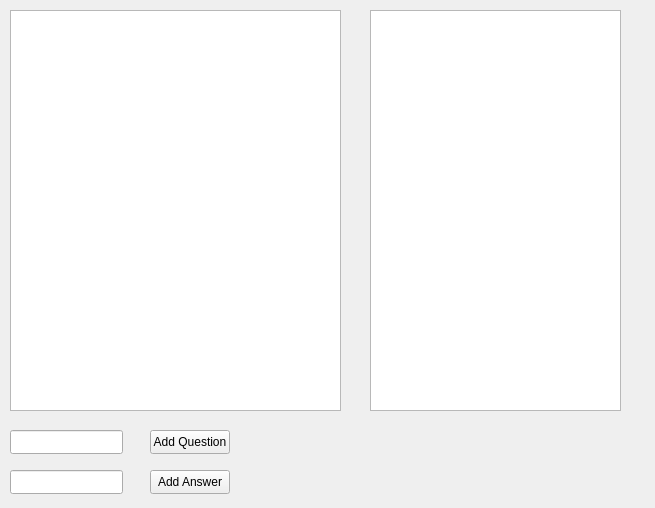
<?xml version="1.0" encoding="UTF-8"?>
<ui version="4.0">
 <class>UserFormClass</class>
 <widget class="QMainWindow" name="UserFormClass">
  <property name="geometry">
   <rect>
    <x>0</x>
    <y>0</y>
    <width>655</width>
    <height>508</height>
   </rect>
  </property>
  <property name="windowTitle">
   <string>UserForm</string>
  </property>
  <widget class="QWidget" name="centralWidget">
   <widget class="QListWidget" name="listWidgetQuestions">
    <property name="geometry">
     <rect>
      <x>10</x>
      <y>10</y>
      <width>331</width>
      <height>401</height>
     </rect>
    </property>
   </widget>
   <widget class="QListWidget" name="listWidgetAnswers">
    <property name="geometry">
     <rect>
      <x>370</x>
      <y>10</y>
      <width>251</width>
      <height>401</height>
     </rect>
    </property>
   </widget>
   <widget class="QLineEdit" name="lineEditQ">
    <property name="geometry">
     <rect>
      <x>10</x>
      <y>430</y>
      <width>113</width>
      <height>24</height>
     </rect>
    </property>
   </widget>
   <widget class="QLineEdit" name="lineEditA">
    <property name="geometry">
     <rect>
      <x>10</x>
      <y>470</y>
      <width>113</width>
      <height>24</height>
     </rect>
    </property>
   </widget>
   <widget class="QPushButton" name="pushButtonQ">
    <property name="geometry">
     <rect>
      <x>150</x>
      <y>430</y>
      <width>80</width>
      <height>24</height>
     </rect>
    </property>
    <property name="text">
     <string>Add Question</string>
    </property>
   </widget>
   <widget class="QPushButton" name="pushButtonA">
    <property name="geometry">
     <rect>
      <x>150</x>
      <y>470</y>
      <width>80</width>
      <height>24</height>
     </rect>
    </property>
    <property name="text">
     <string>Add Answer</string>
    </property>
   </widget>
  </widget>
 </widget>
 <layoutdefault spacing="6" margin="11"/>
 <resources>
  <include location="UserForm.qrc"/>
 </resources>
 <connections/>
</ui>
